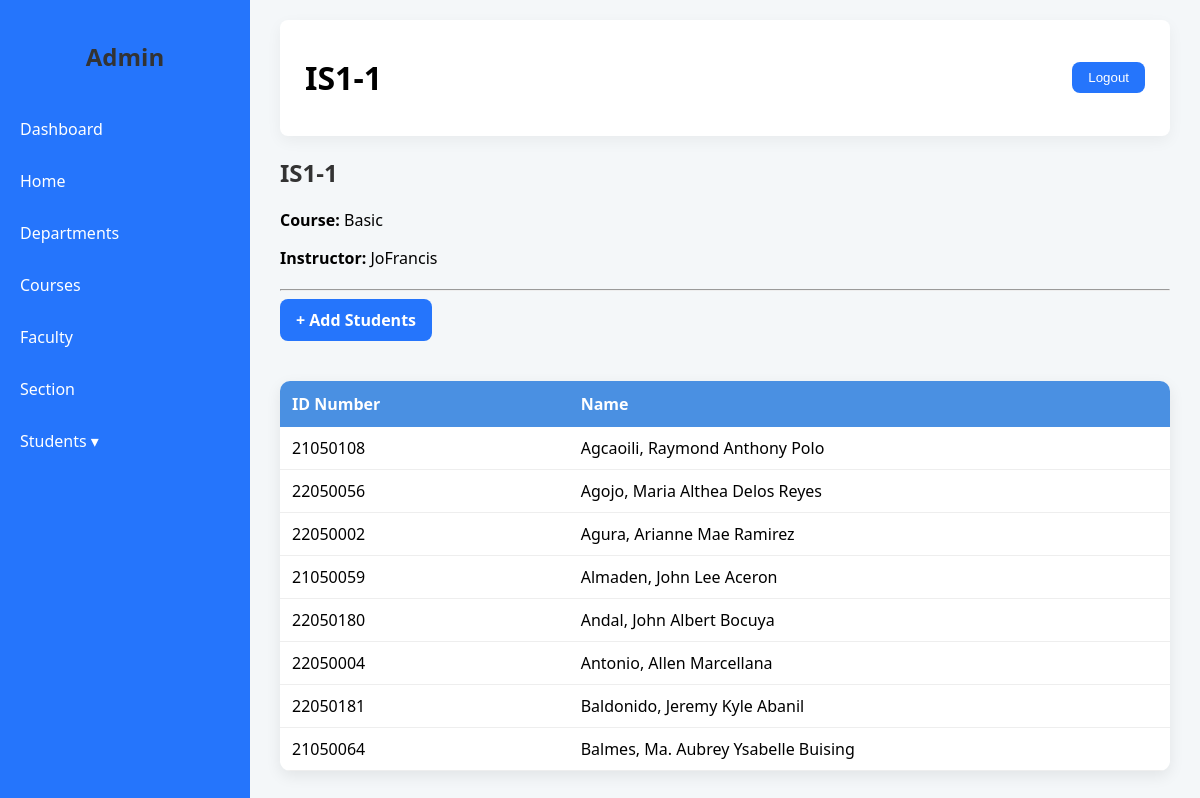
The page /grading/section/7/ on the database its author committed.
### grading_system/models.py (models this page shows, shortened)
class Section(models.Model):
    name = models.CharField(max_length=50)
    department = models.ForeignKey(Department, on_delete=models.CASCADE)
    course = models.ForeignKey(Course, on_delete=models.CASCADE)
    faculty = models.ForeignKey(
        Faculty,
        on_delete=models.SET_NULL,
        null=True,
        blank=True
    )

class Course(models.Model):
    YEAR_LEVELS = [
        ('1', '1st Year'),
        ('2', '2nd Year'),
        ('3', '3rd Year'),
        ('4', '4th Year'),
    ]
    SEMESTERS = [
        ('1', '1st Semester'),
        ('2', '2nd Semester'),
    ]
    department = models.ForeignKey(Department, on_delete=models.CASCADE, related_name='courses')
    code = models.CharField(max_length=20)
    name = models.CharField(max_length=100)
    year_level = models.CharField(max_length=1, choices=YEAR_LEVELS)
    semester = models.CharField(max_length=1, choices=SEMESTERS)
    credits = models.PositiveIntegerField()

class Faculty(models.Model):
    name = models.CharField(max_length=100)

class Student(models.Model):
    student_id = models.CharField(max_length=20)
    name = models.CharField(max_length=255)
    section = models.ForeignKey(Section, on_delete=models.CASCADE)

### grading_system/views.py (the view)
# urls.py: path('section/<int:id>/', views.section_detail, name='section_detail'),
def section_detail(request, id):
    section = Section.objects.get(id=id)
    return render(request, 'core/section_detail.html', {
        'section': section
    })

### grading_system/templates/core/section_detail.html
{% extends 'core/base.html' %}
{% load static %}
{% block header %}{{ section.name }}{% endblock %}
{% block extra_css %}
<link rel="stylesheet" href="{% static 'core/grading.css' %}">
{% endblock %}
{% block content %}
<div class="section-header">
    <h2>{{ section.name }}</h2>
    <p><b>Course:</b> {{ section.course.name }}</p>
    <p><b>Instructor:</b> {{ section.faculty.name }}</p>
</div>
<hr>
<a href="{% url 'grading_system:add_class_list' %}" class="add-btn">
    + Add Students
</a>
<div class="student-table">
    <div class="table-header">
        <div>ID Number</div>
        <div>Name</div>
    </div>
    {% for student in section.student_set.all %}
    <div class="table-row">
        <div>{{ student.student_id }}</div>
        <div>{{ student.name }}</div>
    </div>
    {% empty %}
    <p>No students in this section yet.</p>
    {% endfor %}
</div>
{% endblock %}

### grading_system/static/core/dashboard.css (style rules this page uses)
body { margin: 0; font-family: 'Segoe UI', Tahoma, Geneva, Verdana, sans-serif; background: #f4f7f9; display: flex; }

### grading_system/static/core/grading.css (style rules this page uses)
.add-btn { display: inline-block; margin-bottom: 20px; background: #2575fc; color: white; padding: 10px 16px; border-radius: 8px; text-decoration: none; transition: 0.3s; }
.add-btn { display: inline-block; margin-bottom: 20px; padding: 10px 16px; background: #2575fc; color: white; border-radius: 8px; text-decoration: none; font-weight: bold; transition: 0.3s; }
.section-header { margin-bottom: 20px; }
.student-table { margin-top: 20px; border-radius: 10px; overflow: hidden; background: #fff; box-shadow: 0 5px 15px rgba(0,0,0,0.08); }
.table-header { display: grid; grid-template-columns: 1fr 2fr; background: #4a90e2; color: white; padding: 12px; font-weight: bold; }
.table-row { display: grid; grid-template-columns: 1fr 2fr; padding: 10px 12px; border-bottom: 1px solid #eee; }
h2 { margin-bottom: 20px; font-weight: 600; color: #333; }

### rows shown on the page
Section: name "IS1-1", course.name "Basic", faculty.name "JoFrancis"
Student: student_id "21050108", name "Agcaoili, Raymond Anthony Polo"
Student: student_id "22050056", name "Agojo, Maria Althea Delos Reyes"
Student: student_id "22050002", name "Agura, Arianne Mae Ramirez"
Student: student_id "21050059", name "Almaden, John Lee Aceron"
Student: student_id "22050180", name "Andal, John Albert Bocuya"
Student: student_id "22050004", name "Antonio, Allen Marcellana"
Student: student_id "22050181", name "Baldonido, Jeremy Kyle Abanil"
Student: student_id "21050064", name "Balmes, Ma. Aubrey Ysabelle Buising"
